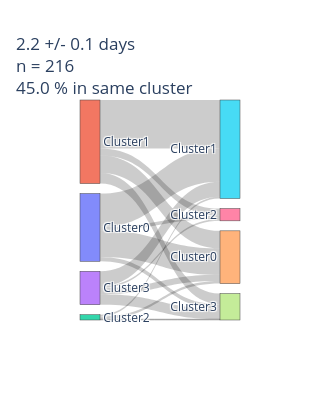

Notebook source saved alongside this figure:
### Code cell
# new version
grouped=combined_df_Drug.groupby(['Unit_ID', 'Session_ID', 'Substate'])[DataType].mean()
grouped = grouped.reset_index()
grouped2=grouped.pivot_table(index=[grouped['Unit_ID'], grouped['Session_ID']], columns='Substate', values=DataType)
try : grouped2 = grouped2[desired_order]
except: pass
try : del grouped2['IS']
except: pass
try : del grouped2['undefined']
except: pass
 
d=[]
test=pd.DataFrame(d, columns=['Cluster_sessID'])
 
for i in np.arange(len(grouped2)):
    new_point=np.array(grouped2.iloc[i]).astype(float)
    if not np.sum(np.isnan(new_point)) and new_point.sum() > 0: 
        new_point = new_point / new_point.sum() # CORRECTION: normalisation par la somme, comme pour les données d'entraînement de l'UMAP (sinon projection fausse)
        new_point_umap = umap_model.transform(new_point.reshape(1, -1))
        new_label, new_prob = hdbscan.approximate_predict(hdbscan_model, new_point_umap)
        test.loc[i,'Cluster_sessID']=new_label[0].astype(str)
    else:
        test.loc[i,'Cluster_sessID']=None
grouped2['Cluster_sessID'] = test['Cluster_sessID'].values
 
 
grouped3 = grouped2.reset_index()
grouped3 = grouped3.drop(columns=['AW', 'QW', 'NREM', 'REM'])
grouped3 = grouped3.dropna(subset=['Cluster_sessID'])
grouped3 = grouped3[grouped3['Unit_ID'].duplicated(keep=False)] #remove units that only appears in one sessionID
 
 
# ⏱ Convert to datetime
grouped3['Session_ID'] = pd.to_datetime(grouped3['Session_ID'], format='%Y_%m_%d_%H_%M_%S') # CORRECTION: ton Session_ID est au format 2025_03_10_10_52_16 (avant : %Y-%m-%d_%H-%M-%S)
df_sorted = grouped3.sort_values(['Unit_ID', 'Session_ID'])
grouped = df_sorted.groupby('Unit_ID')
 
# Build summary DataFrame
summary_df = grouped.agg(
    first_date=('Session_ID', 'first'),
    last_date=('Session_ID', 'last'),
    first_Cluster_sessID=('Cluster_sessID', 'first'),
    last_Cluster_sessID=('Cluster_sessID', 'last')
)
 
# Calculate number of days between first and last
summary_df['days_between'] = (
    summary_df['last_date'].dt.floor('D') - summary_df['first_date'].dt.floor('D')
).dt.days
 
# Reorder and rename
summary_df = summary_df.reset_index()[['Unit_ID', 'days_between', 'first_Cluster_sessID', 'last_Cluster_sessID']]
summary_df.columns = ['Unit_ID', 'days_between', 'first', 'last']
 
# Remove if on the same day?
summary_df=summary_df[summary_df['days_between']>=0]
 
# CORRECTION: Sankey adapté à n'importe quel nombre de clusters (avant : 3 clusters codés en dur et "/35")
cats = sorted(set(summary_df['first']) | set(summary_df['last']), key=lambda x: int(x))
n = len(cats)
node_labels = [f"Cluster{c}" for c in cats] * 2
ct = pd.crosstab(summary_df['first'], summary_df['last']).reindex(index=cats, columns=cats, fill_value=0)
 
source = [i for i in range(n) for j in range(n)]
target = [n + j for i in range(n) for j in range(n)]
value  = [int(ct.iloc[i, j]) for i in range(n) for j in range(n)]
same_cluster = sum(int(ct.iloc[i, i]) for i in range(n))
 
fig = go.Figure(data=[go.Sankey(
    node=dict(
        label=node_labels,
        pad=10,
        thickness=20
    ),
    link=dict(source=source, target=target, value=value)
)])
 
 
fig.update_layout(
    font_size=12,
    width=300,  # Width of the figure
    height=400,  # Height of the figure
    title= f"{np.round(np.mean(summary_df['days_between']),1)} +/- {np.round(np.std(summary_df['days_between']) / np.sqrt(len(summary_df['days_between'])), 1)} days<br>n = {len(summary_df)}<br>{np.round(same_cluster/len(summary_df)*100)} % in same cluster"
)
plt.tight_layout()
fig.write_image(str(out_dir / f"{NrSubtype}_{DataType}_cluster_stability.svg")) # CORRECTION: chemin (nécessite le package kaleido)
fig.show()

### Figure 1 — Plotly figure (JSON) as saved in the notebook; plotly's stock layout.template omitted (floating-point values rounded to 4 significant figures)
{"data": [{"link": {"source": [0, 0, 0, 0, 1, 1, 1, 1, 2, 2, 2, 2, 3, 3, 3, 3], "target": [4, 5, 6, 7, 4, 5, 6, 7, 4, 5, 6, 7, 4, 5, 6, 7], "value": [30, 38, 4, 5, 20, 55, 8, 12, 3, 2, 0, 1, 7, 17, 2, 12]}, "node": {"label": ["Cluster0", "Cluster1", "Cluster2", "Cluster3", "Cluster0", "Cluster1", "Cluster2", "Cluster3"], "pad": 10, "thickness": 20}, "type": "sankey"}], "layout": {"font": {"size": 12}, "height": 400, "title": {"text": "2.2 +/- 0.1 days<br>n = 216<br>45.0 % in same cluster"}, "width": 300}}
